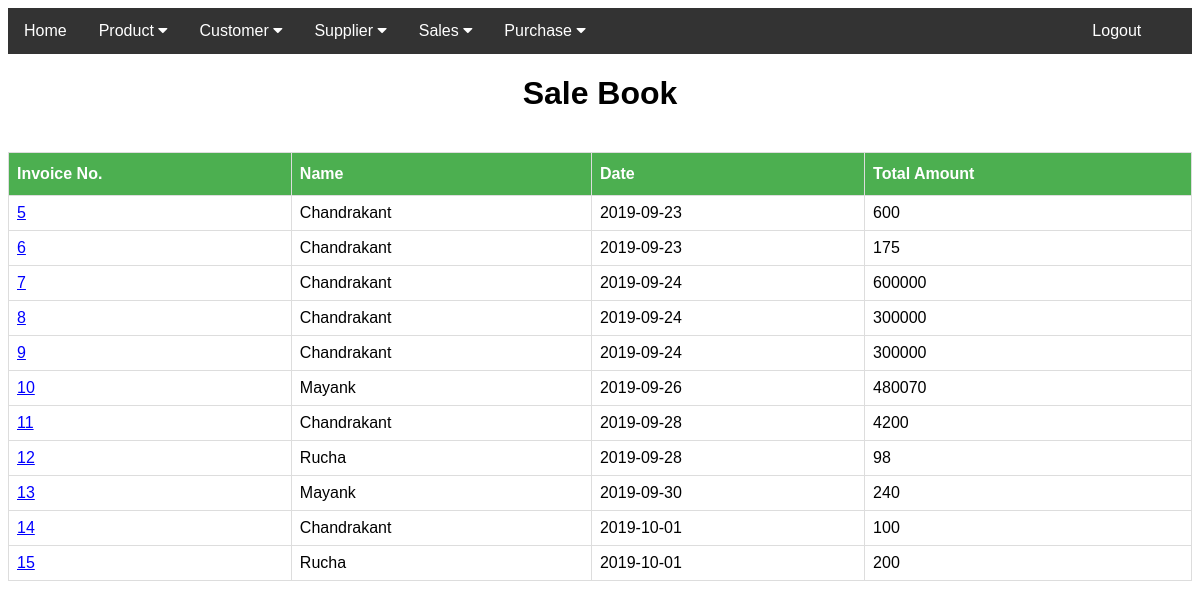
The app's page /salebook.php with its own data.
### tables this page shows
CREATE TABLE `saleinv` (
  `sInvNo` int(11) NOT NULL,
  `sInvDate` date NOT NULL,
  `cId` int(11) NOT NULL,
  `sInvAmount` int(11) NOT NULL
);

CREATE TABLE `custdetails` (
  `cId` int(11) NOT NULL,
  `cName` varchar(40) NOT NULL,
  `cPhoNo` varchar(15) NOT NULL,
  `cEmail` varchar(40) NOT NULL,
  `cAddress` varchar(40) NOT NULL
);

### salebook.php (the view, shortened to what this page needs)
<!DOCTYPE html>
<?php
  include 'navbar.php';
?>
<html>
<body><center>
<?php
    require_once("connect.php");
    $sql = "SELECT saleinv.sInvNo,saleinv.sInvDate,saleinv.sInvAmount,custdetails.cName
          FROM saleinv
          INNER JOIN custdetails ON saleinv.cID = custdetails.cID";
    if(!$result = $conn->query($sql)){
      die('There was an error running the query [' . $conn->error . ']');
    }else{
      echo"<h1>Sale Book</h1>";
    }
?>
<?php
    if ($result->num_rows > 0) {
?>
<table id="customer"><tr><th>Invoice No.</th><br><th>Name</th><th>Date</th><th>Total Amount</th></tr>
      <?php
        while($row = $result->fetch_assoc()){
       ?>
      <tr>
        <td><a href="salerecipt.php?invoiceId=<?php echo $row["sInvNo"]; ?>" onclick="window.open(this.href,'targetWindow','toolbar=no,location=no,status=no,menubar=no,scrollbars=yes,resizable=yes,top=300,left=500,width=400,height=400'); return false;"><?php echo $row["sInvNo"];?></a></td>
        <td><?php echo $row["cName"]; ?></td>
        <td><?php echo $row["sInvDate"]; ?></td>
        <td><?php echo $row["sInvAmount"]; ?></td>
      </tr>
    <?php } ?>
</table>
<?php } ?>
</center>
</body>
</html>

### navbar.php (style rules this page uses)
body { font-family: Arial, Helvetica, sans-serif; }

### salebook.php (style rules this page uses)
#customer { font-family: "Trebuchet MS", Arial, Helvetica, sans-serif; border-collapse: collapse; width: 100%; }
#customer td, #customer th { border: 1px solid #ddd; padding: 8px; }
#customer th { padding-top: 12px; padding-bottom: 12px; text-align: left; background-color: #4CAF50; color: white; }
a { color: blue; }

### records on screen
saleinv: sInvNo "5", cId.cName "Chandrakant", sInvDate "2019-09-23", sInvAmount "600"
saleinv: sInvNo "6", cId.cName "Chandrakant", sInvDate "2019-09-23", sInvAmount "175"
saleinv: sInvNo "7", cId.cName "Chandrakant", sInvDate "2019-09-24", sInvAmount "600000"
saleinv: sInvNo "8", cId.cName "Chandrakant", sInvDate "2019-09-24", sInvAmount "300000"
saleinv: sInvNo "9", cId.cName "Chandrakant", sInvDate "2019-09-24", sInvAmount "300000"
saleinv: sInvNo "10", cId.cName "Mayank", sInvDate "2019-09-26", sInvAmount "480070"
saleinv: sInvNo "11", cId.cName "Chandrakant", sInvDate "2019-09-28", sInvAmount "4200"
saleinv: sInvNo "12", cId.cName "Rucha", sInvDate "2019-09-28", sInvAmount "98"
saleinv: sInvNo "13", cId.cName "Mayank", sInvDate "2019-09-30", sInvAmount "240"
saleinv: sInvNo "14", cId.cName "Chandrakant", sInvDate "2019-10-01", sInvAmount "100"
saleinv: sInvNo "15", cId.cName "Rucha", sInvDate "2019-10-01", sInvAmount "200"
